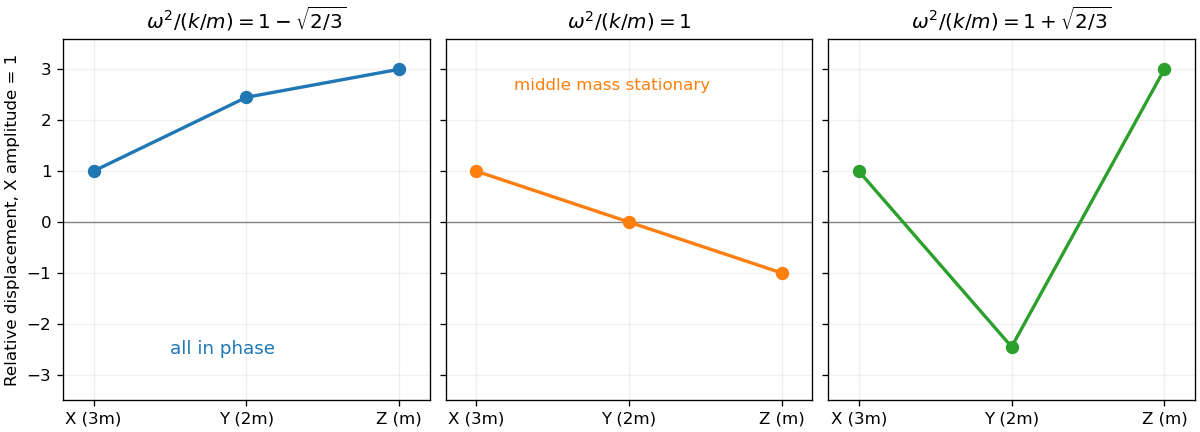

Source code (Python):
"""Original mode-shape plot for a three-mass chain; first amplitude set to one."""
from pathlib import Path
import matplotlib
matplotlib.use("Agg")
import matplotlib.pyplot as plt
import numpy as np

modes = [(np.array([1, np.sqrt(6), 3]), r"$1-\sqrt{2/3}$", "tab:blue"),
         (np.array([1, 0, -1]), "$1$", "tab:orange"),
         (np.array([1, -np.sqrt(6), 3]), r"$1+\sqrt{2/3}$", "tab:green")]
fig, axes = plt.subplots(1, 3, figsize=(10, 3.6), layout="constrained", sharey=True)
for ax, (mode, value, color) in zip(axes, modes):
    ax.axhline(0, color="0.5", lw=0.8)
    ax.plot([0, 1, 2], mode, "o-", color=color, lw=2, markersize=7)
    ax.set(xticks=[0, 1, 2], xticklabels=["X (3m)", "Y (2m)", "Z (m)"],
           ylim=(-3.5, 3.6), xlim=(-0.2, 2.2),
           title=r"$\omega^2/(k/m)=$"+value)
    ax.grid(alpha=0.18)
axes[0].set_ylabel("Relative displacement, X amplitude = 1")
axes[0].text(0.5, -2.6, "all in phase", color="tab:blue", fontsize=11)
axes[1].text(0.25, 2.6, "middle mass stationary", color="tab:orange", fontsize=10)
fig.savefig(Path(__file__).with_suffix(".png").name, dpi=120, facecolor="white")
